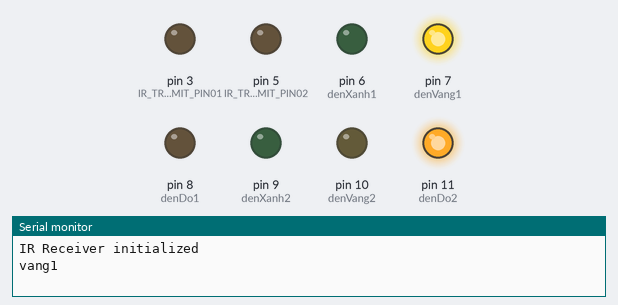
Bench run of a sketch on a simulated Arduino Uno, built with avr-gcc and run on an emulated ATmega328P. Shown: output pins drawn as LEDs (lit = HIGH), the last lines printed to the serial monitor.

Above: at 0.7 s.
At 4.0 s:
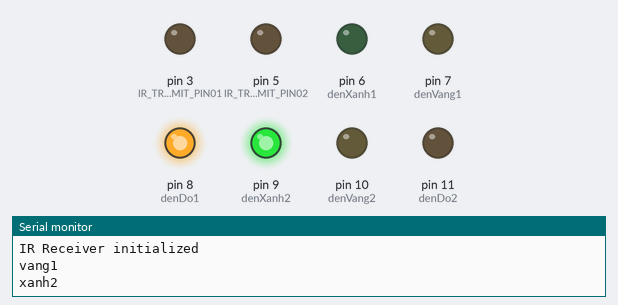
At 7.2 s:
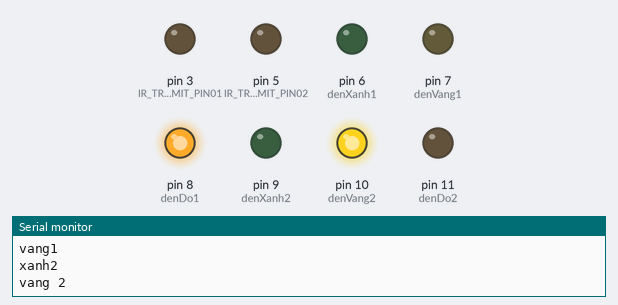
At 10.5 s:
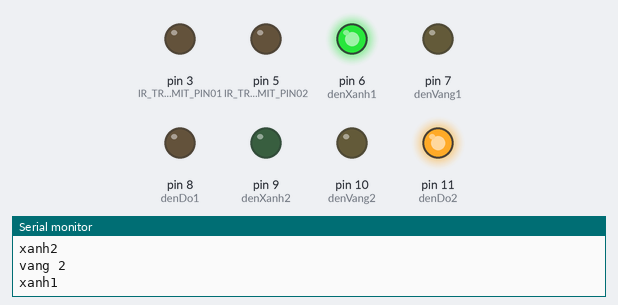
Timing chart, 0 to 16.9 s (numbered marks = the images above):
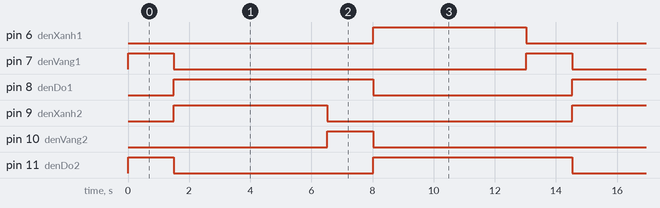

Measured:
- by itself, pin 6 (denXanh1), pin 9 (denXanh2): alternates HIGH for 5.0 s and LOW for 8.0 s
- by itself, pin 7 (denVang1), pin 10 (denVang2): alternates HIGH for 1.5 s and LOW for 11.5 s
- by itself, pin 8 (denDo1): alternates HIGH for 6.5 s and LOW for 6.5 s
- by itself, pin 11 (denDo2): repeats every 13.0 s: LOW 6.5 s, HIGH 6.5 s

The sketch:

UNO_Chinh.ino
```cpp
/**
*phát tín hiệu khi sắp có đèn đỏ
*nhận tín hiệu xe đến giao lộ

đèn đỏ 144444 244444
có xe 122222 222222

denXanh1=6;
denVang1=7;
denDo1=8;

denXanh2=9;
denVang2=10;
denDo2=11;

timeXanh1=10000/2;   //1s=1000mls
timeXanh2=10000/2;
timeVang=3000/2;

*/

///////////////////////////////////////////////
//
const int timeXanh1 = 10000 / 2;  //1s=1000mls  //
const int timeXanh2 = 10000 / 2;  //
const int timeVang = 3000 / 2;    //
                                  //
///////////////////////////////////////////////

#include <IRremote.h>
// const int IR_RECEIVE_PIN01 = 2; //thu
const int IR_TRANSMIT_PIN01 = 3;  //phast

// const int IR_RECEIVE_PIN02 = 4; //thu 2
const int IR_TRANSMIT_PIN02 = 5;  //phast 2


// IRrecv irrecv(IR_RECEIVE_PIN01);
IRsend irsend(IR_TRANSMIT_PIN01);  // Tạo đối tượng IRSEND để truyền IR

// IRrecv irrecv02(IR_RECEIVE_PIN02);
IRsend irsend02(IR_TRANSMIT_PIN02);

// decode_results results;
// decode_results results02;


unsigned long lastTime = millis();
unsigned long lastTime2 = millis();

unsigned long lastTimeDen = -10000;

const int denXanh1 = 6;
const int denVang1 = 7;
const int denDo1 = 8;

const int denXanh2 = 9;
const int denVang2 = 10;
const int denDo2 = 11;

bool TFdenDo1 = false;
bool TFdenDo2 = true;
bool TFdenVang1 = false;
bool TFdenVang2 = false;
// bool coXe1 = false;
// bool coXe2 = false;


void setup() {
  Serial.begin(9600);
  // irrecv.enableIRIn();// Bắt đầu nhận tín hiệu hồng ngoại
  Serial.println("IR Receiver initialized");
  pinMode(IR_TRANSMIT_PIN01, OUTPUT);
  pinMode(IR_TRANSMIT_PIN02, OUTPUT);

  pinMode(denDo1, OUTPUT);
  pinMode(denXanh1, OUTPUT);
  pinMode(denVang1, OUTPUT);

  pinMode(denDo2, OUTPUT);
  pinMode(denXanh2, OUTPUT);
  pinMode(denVang2, OUTPUT);

  TFdenDo2 == true;
  // digitalWrite(denDo1, LOW);
  // digitalWrite(denXanh1, HIGH);
  // digitalWrite(denVang1, LOW);
}
void xanh1() {
  //xanh dai on-đỏ ngắn on
  Serial.println("xanh1");
  digitalWrite(denXanh1, HIGH);
  digitalWrite(denVang1, LOW);
  digitalWrite(denDo1, LOW);
  digitalWrite(denXanh2, LOW);
  digitalWrite(denVang2, LOW);
  digitalWrite(denDo2, HIGH);
}
void vang1() {
  //vang dài on- dỏ ngắn on
  Serial.println("vang1");
  digitalWrite(denXanh1, LOW);
  digitalWrite(denVang1, HIGH);
  digitalWrite(denDo1, LOW);
  digitalWrite(denXanh2, LOW);
  digitalWrite(denVang2, LOW);
  digitalWrite(denDo2, HIGH);
}
void xanh2() {
  //xanh ngan on - do dai on
  Serial.println("xanh2");
  digitalWrite(denXanh1, LOW);
  digitalWrite(denVang1, LOW);
  digitalWrite(denDo1, HIGH);
  digitalWrite(denXanh2, HIGH);
  digitalWrite(denVang2, LOW);
  digitalWrite(denDo2, LOW);
}
void vang2() {
  //vang ngan on-do dai on
  Serial.println("vang 2");
  digitalWrite(denXanh1, LOW);
  digitalWrite(denVang1, LOW);
  digitalWrite(denDo1, HIGH);
  digitalWrite(denXanh2, LOW);
  digitalWrite(denVang2, HIGH);
  digitalWrite(denDo2, LOW);
}
void phatDenDo1() {
  irsend.sendSony(144444, 30);
  delay(20);
}

void phatDenDo2() {
  irsend02.sendSony(244444, 30);
  delay(20);
}

void viewDen() {
  if (TFdenDo2 == true && TFdenVang1 == false
      && TFdenVang2 == false && TFdenDo1 == false) {
    xanh1();
    // phatDenDo2();
  } else if (TFdenDo2 == true && TFdenVang1 == true
             && TFdenVang2 == false && TFdenDo1 == false) {
    vang1();
  } else if (TFdenDo2 == false && TFdenVang1 == false
             && TFdenVang2 == false && TFdenDo1 == true) {
    xanh2();
    // phatDenDo1();
  } else if (TFdenDo2 == false && TFdenVang1 == false
             && TFdenVang2 == true && TFdenDo1 == true) {
    vang2();
  }
}
bool control_Led() {
  // xanh1->vang 1
  if (millis() - lastTimeDen > timeXanh1 && TFdenDo2 == true) {

    TFdenDo1 = false;
    TFdenDo2 = true;
    TFdenVang1 = true;
    TFdenVang2 = false;
    lastTimeDen = millis();
    return true;
  }
  // vang1->xanh 2
  else if (millis() - lastTimeDen > timeVang && TFdenVang1 == true && TFdenDo2 == true) {
    TFdenDo1 = true;
    TFdenDo2 = false;
    TFdenVang1 = false;
    TFdenVang2 = false;
    lastTimeDen = millis();
    return true;
  }
  //xanh2->vàng 2
  else if (millis() - lastTimeDen > timeXanh2 && TFdenDo1 == true) {
    TFdenDo1 = true;
    TFdenDo2 = false;
    TFdenVang1 = false;
    TFdenVang2 = true;
    lastTimeDen = millis();
    return true;
  }
  //vang2-> xanh1
  else if (millis() - lastTimeDen > timeVang && TFdenVang2 == true) {
    TFdenDo1 = false;
    TFdenDo2 = true;
    TFdenVang1 = false;
    TFdenVang2 = false;
    lastTimeDen = millis();
    return true;
  }
  return false;
}
void loop() {
  if (control_Led()) {
    viewDen();
  }

  if (TFdenDo2 == true && TFdenVang1 == false
      && TFdenVang2 == false && TFdenDo1 == false) {
    phatDenDo2();
  } else if (TFdenDo2 == false && TFdenVang1 == false
             && TFdenVang2 == false && TFdenDo1 == true) {
    phatDenDo1();
  }
}
```
